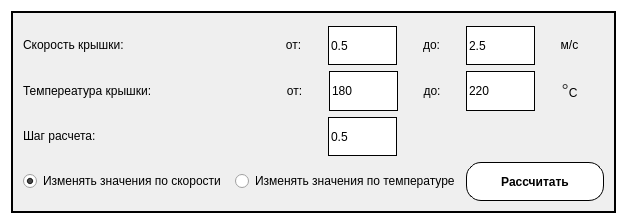
<?xml version="1.0" encoding="UTF-8"?>
<ui version="4.0">
 <class>dialog_experiment</class>
 <widget class="QDialog" name="dialog_experiment">
  <property name="geometry">
   <rect>
    <x>0</x>
    <y>0</y>
    <width>627</width>
    <height>224</height>
   </rect>
  </property>
  <property name="windowTitle">
   <string>Dialog</string>
  </property>
  <property name="styleSheet">
   <string notr="true">QDialog#dialog_experiment{
	background-color: rgb(255, 255, 255);
}</string>
  </property>
  <layout class="QGridLayout" name="gridLayout">
   <item row="0" column="0">
    <widget class="QGroupBox" name="groupBox">
     <property name="styleSheet">
      <string notr="true">QGroupBox#groupBox {
	border: 2px solid #000000;
	background-color: rgb(239, 239, 239);
}</string>
     </property>
     <property name="title">
      <string/>
     </property>
     <layout class="QGridLayout" name="gridLayout_2">
      <item row="3" column="0">
       <layout class="QHBoxLayout" name="horizontalLayout_5" stretch="30,30,20">
        <item>
         <widget class="QRadioButton" name="radioButton">
          <property name="text">
           <string>Изменять значения по скорости</string>
          </property>
          <property name="checked">
           <bool>true</bool>
          </property>
         </widget>
        </item>
        <item>
         <widget class="QRadioButton" name="radioButton_2">
          <property name="text">
           <string>Изменять значения по температуре</string>
          </property>
         </widget>
        </item>
        <item>
         <widget class="QPushButton" name="pushButton">
          <property name="sizePolicy">
           <sizepolicy hsizetype="Minimum" vsizetype="Ignored">
            <horstretch>0</horstretch>
            <verstretch>0</verstretch>
           </sizepolicy>
          </property>
          <property name="font">
           <font>
            <weight>75</weight>
            <bold>true</bold>
           </font>
          </property>
          <property name="styleSheet">
           <string notr="true">QPushButton {
	background-color: rgb(255, 255, 255);
border: 1px solid #000000;
border-radius: 15px;
} 
QPushButton::hover { 
	background-color: rgb(231, 231, 231);
} 
QPushButton::pressed {
 border: 3px solid #000000;
}</string>
          </property>
          <property name="text">
           <string>Рассчитать</string>
          </property>
         </widget>
        </item>
       </layout>
      </item>
      <item row="1" column="0">
       <layout class="QHBoxLayout" name="horizontalLayout_4" stretch="40,60">
        <property name="spacing">
         <number>7</number>
        </property>
        <item>
         <widget class="QLabel" name="label_40">
          <property name="sizePolicy">
           <sizepolicy hsizetype="Ignored" vsizetype="Ignored">
            <horstretch>0</horstretch>
            <verstretch>0</verstretch>
           </sizepolicy>
          </property>
          <property name="font">
           <font>
            <pointsize>9</pointsize>
           </font>
          </property>
          <property name="text">
           <string>&lt;html&gt;&lt;head/&gt;&lt;body&gt;&lt;p&gt;Темпереатура крышки:&lt;/p&gt;&lt;/body&gt;&lt;/html&gt;</string>
          </property>
          <property name="alignment">
           <set>Qt::AlignLeading|Qt::AlignLeft|Qt::AlignVCenter</set>
          </property>
         </widget>
        </item>
        <item>
         <layout class="QHBoxLayout" name="horizontalLayout">
          <property name="spacing">
           <number>0</number>
          </property>
          <item>
           <widget class="QLabel" name="label_46">
            <property name="sizePolicy">
             <sizepolicy hsizetype="Ignored" vsizetype="Ignored">
              <horstretch>0</horstretch>
              <verstretch>0</verstretch>
             </sizepolicy>
            </property>
            <property name="font">
             <font>
              <pointsize>9</pointsize>
             </font>
            </property>
            <property name="text">
             <string>&lt;html&gt;&lt;head/&gt;&lt;body&gt;&lt;p&gt;от:&lt;/p&gt;&lt;/body&gt;&lt;/html&gt;</string>
            </property>
            <property name="alignment">
             <set>Qt::AlignCenter</set>
            </property>
           </widget>
          </item>
          <item>
           <widget class="QLineEdit" name="lineEdit_21">
            <property name="sizePolicy">
             <sizepolicy hsizetype="Ignored" vsizetype="Ignored">
              <horstretch>0</horstretch>
              <verstretch>0</verstretch>
             </sizepolicy>
            </property>
            <property name="styleSheet">
             <string notr="true">QLineEdit{
	
	background-color: rgb(255, 255, 255);
border: 1px solid #000000;
}</string>
            </property>
            <property name="text">
             <string>180</string>
            </property>
           </widget>
          </item>
          <item>
           <widget class="QLabel" name="label_44">
            <property name="sizePolicy">
             <sizepolicy hsizetype="Ignored" vsizetype="Ignored">
              <horstretch>0</horstretch>
              <verstretch>0</verstretch>
             </sizepolicy>
            </property>
            <property name="font">
             <font>
              <pointsize>9</pointsize>
             </font>
            </property>
            <property name="text">
             <string>&lt;html&gt;&lt;head/&gt;&lt;body&gt;&lt;p&gt;до:&lt;/p&gt;&lt;/body&gt;&lt;/html&gt;</string>
            </property>
            <property name="alignment">
             <set>Qt::AlignCenter</set>
            </property>
           </widget>
          </item>
          <item>
           <widget class="QLineEdit" name="lineEdit_20">
            <property name="sizePolicy">
             <sizepolicy hsizetype="Ignored" vsizetype="Ignored">
              <horstretch>0</horstretch>
              <verstretch>0</verstretch>
             </sizepolicy>
            </property>
            <property name="styleSheet">
             <string notr="true">QLineEdit{
	
	background-color: rgb(255, 255, 255);
border: 1px solid #000000;
}</string>
            </property>
            <property name="text">
             <string>220</string>
            </property>
           </widget>
          </item>
          <item>
           <widget class="QLabel" name="label_45">
            <property name="sizePolicy">
             <sizepolicy hsizetype="Ignored" vsizetype="Ignored">
              <horstretch>0</horstretch>
              <verstretch>0</verstretch>
             </sizepolicy>
            </property>
            <property name="font">
             <font>
              <pointsize>9</pointsize>
             </font>
            </property>
            <property name="text">
             <string>&lt;html&gt;&lt;head/&gt;&lt;body&gt;&lt;p&gt;&lt;span style=&quot; font-family:'Arial','Helvetica','sans-serif'; font-size:18px; color:#333333; &quot;&gt;°&lt;/span&gt;С&lt;/p&gt;&lt;/body&gt;&lt;/html&gt;</string>
            </property>
            <property name="alignment">
             <set>Qt::AlignCenter</set>
            </property>
           </widget>
          </item>
         </layout>
        </item>
       </layout>
      </item>
      <item row="0" column="0">
       <layout class="QHBoxLayout" name="horizontalLayout_3" stretch="40,60">
        <item>
         <widget class="QLabel" name="label_39">
          <property name="sizePolicy">
           <sizepolicy hsizetype="Ignored" vsizetype="Ignored">
            <horstretch>0</horstretch>
            <verstretch>0</verstretch>
           </sizepolicy>
          </property>
          <property name="font">
           <font>
            <pointsize>9</pointsize>
           </font>
          </property>
          <property name="text">
           <string>&lt;html&gt;&lt;head/&gt;&lt;body&gt;&lt;p&gt;Скорость крышки:&lt;/p&gt;&lt;/body&gt;&lt;/html&gt;</string>
          </property>
          <property name="alignment">
           <set>Qt::AlignLeading|Qt::AlignLeft|Qt::AlignVCenter</set>
          </property>
         </widget>
        </item>
        <item>
         <layout class="QHBoxLayout" name="horizontalLayout_2" stretch="10,10,10,10,10">
          <property name="spacing">
           <number>0</number>
          </property>
          <item>
           <widget class="QLabel" name="label_41">
            <property name="sizePolicy">
             <sizepolicy hsizetype="Ignored" vsizetype="Ignored">
              <horstretch>0</horstretch>
              <verstretch>0</verstretch>
             </sizepolicy>
            </property>
            <property name="font">
             <font>
              <pointsize>9</pointsize>
             </font>
            </property>
            <property name="text">
             <string>&lt;html&gt;&lt;head/&gt;&lt;body&gt;&lt;p&gt;от:&lt;/p&gt;&lt;/body&gt;&lt;/html&gt;</string>
            </property>
            <property name="alignment">
             <set>Qt::AlignCenter</set>
            </property>
           </widget>
          </item>
          <item>
           <widget class="QLineEdit" name="lineEdit_18">
            <property name="sizePolicy">
             <sizepolicy hsizetype="Ignored" vsizetype="Ignored">
              <horstretch>0</horstretch>
              <verstretch>0</verstretch>
             </sizepolicy>
            </property>
            <property name="styleSheet">
             <string notr="true">QLineEdit{
	
	background-color: rgb(255, 255, 255);
border: 1px solid #000000;
}</string>
            </property>
            <property name="text">
             <string>0.5</string>
            </property>
           </widget>
          </item>
          <item>
           <widget class="QLabel" name="label_42">
            <property name="sizePolicy">
             <sizepolicy hsizetype="Ignored" vsizetype="Ignored">
              <horstretch>0</horstretch>
              <verstretch>0</verstretch>
             </sizepolicy>
            </property>
            <property name="font">
             <font>
              <pointsize>9</pointsize>
             </font>
            </property>
            <property name="text">
             <string>&lt;html&gt;&lt;head/&gt;&lt;body&gt;&lt;p&gt;до:&lt;/p&gt;&lt;/body&gt;&lt;/html&gt;</string>
            </property>
            <property name="alignment">
             <set>Qt::AlignCenter</set>
            </property>
           </widget>
          </item>
          <item>
           <widget class="QLineEdit" name="lineEdit_19">
            <property name="sizePolicy">
             <sizepolicy hsizetype="Ignored" vsizetype="Ignored">
              <horstretch>0</horstretch>
              <verstretch>0</verstretch>
             </sizepolicy>
            </property>
            <property name="styleSheet">
             <string notr="true">QLineEdit{
	
	background-color: rgb(255, 255, 255);
border: 1px solid #000000;
}</string>
            </property>
            <property name="text">
             <string>2.5</string>
            </property>
           </widget>
          </item>
          <item>
           <widget class="QLabel" name="label_43">
            <property name="sizePolicy">
             <sizepolicy hsizetype="Ignored" vsizetype="Ignored">
              <horstretch>0</horstretch>
              <verstretch>0</verstretch>
             </sizepolicy>
            </property>
            <property name="font">
             <font>
              <pointsize>9</pointsize>
             </font>
            </property>
            <property name="text">
             <string>&lt;html&gt;&lt;head/&gt;&lt;body&gt;&lt;p&gt;м/с&lt;/p&gt;&lt;/body&gt;&lt;/html&gt;</string>
            </property>
            <property name="alignment">
             <set>Qt::AlignCenter</set>
            </property>
           </widget>
          </item>
         </layout>
        </item>
       </layout>
      </item>
      <item row="2" column="0">
       <layout class="QHBoxLayout" name="horizontalLayout_6" stretch="40,60">
        <item>
         <widget class="QLabel" name="label">
          <property name="sizePolicy">
           <sizepolicy hsizetype="Ignored" vsizetype="Preferred">
            <horstretch>0</horstretch>
            <verstretch>0</verstretch>
           </sizepolicy>
          </property>
          <property name="text">
           <string>&lt;html&gt;&lt;head/&gt;&lt;body&gt;&lt;p&gt;&lt;span style=&quot; font-size:9pt;&quot;&gt;Шаг расчета:&lt;/span&gt;&lt;/p&gt;&lt;/body&gt;&lt;/html&gt;</string>
          </property>
         </widget>
        </item>
        <item>
         <layout class="QHBoxLayout" name="horizontalLayout_7" stretch="20,20,60">
          <property name="spacing">
           <number>0</number>
          </property>
          <item>
           <spacer name="horizontalSpacer_2">
            <property name="orientation">
             <enum>Qt::Horizontal</enum>
            </property>
            <property name="sizeHint" stdset="0">
             <size>
              <width>40</width>
              <height>20</height>
             </size>
            </property>
           </spacer>
          </item>
          <item>
           <widget class="QLineEdit" name="lineEdit">
            <property name="sizePolicy">
             <sizepolicy hsizetype="Expanding" vsizetype="Ignored">
              <horstretch>0</horstretch>
              <verstretch>0</verstretch>
             </sizepolicy>
            </property>
            <property name="styleSheet">
             <string notr="true">QLineEdit{
	
	background-color: rgb(255, 255, 255);
border: 1px solid #000000;
}</string>
            </property>
            <property name="text">
             <string>0.5</string>
            </property>
           </widget>
          </item>
          <item>
           <spacer name="horizontalSpacer">
            <property name="orientation">
             <enum>Qt::Horizontal</enum>
            </property>
            <property name="sizeHint" stdset="0">
             <size>
              <width>40</width>
              <height>20</height>
             </size>
            </property>
           </spacer>
          </item>
         </layout>
        </item>
       </layout>
      </item>
     </layout>
    </widget>
   </item>
  </layout>
 </widget>
 <resources/>
 <connections/>
</ui>
